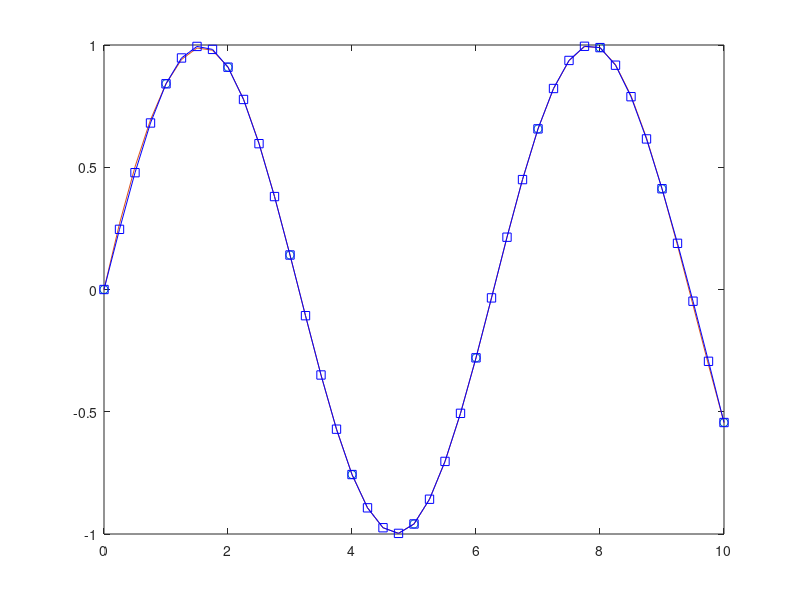

Recreate this plot in MATLAB.
x = 0:10;
y = sin(x);
xx = 0:.25:10;
yy = spline(x,y,xx);
figure
plot(x,y,'o',xx,yy)

yy1 = [0.0
0.24605683812186901
0.4778380394757801
0.6810679672937752
0.8414709848078965
0.9469588960370484
0.9941932681475852
0.9820231090927241
0.9092974268256817
0.7772292977896724
0.5964880723878996
0.38010716951356427
0.1411200080598672
-0.10707405010535628
-0.3496118712157342
-0.5712643785302602
-0.7568024953079282
-0.8929611253145011
-0.9743310943428202
-0.9974672086924958
-0.9589242746631385
-0.8577626816395358
-0.703065151347184
-0.5064199885967562
-0.27941549819892586
-0.03431878254146248
0.21388786567947882
0.44954335619064656
0.6569865987187891
0.8220868617888941
0.9368348491189058
0.9947516232250073
0.9893582466233818
0.9174103756080012
0.7886020415839928
0.6158618697342726
0.4121184852417566
0.18889885023636985
-0.04787672536392673
-0.2936895946941633
-0.5440211108893698]';

%p = polyfit(x,y,7);
%y1 = polyval(p,xx);
hold on
plot(xx,yy1,'-sb')
